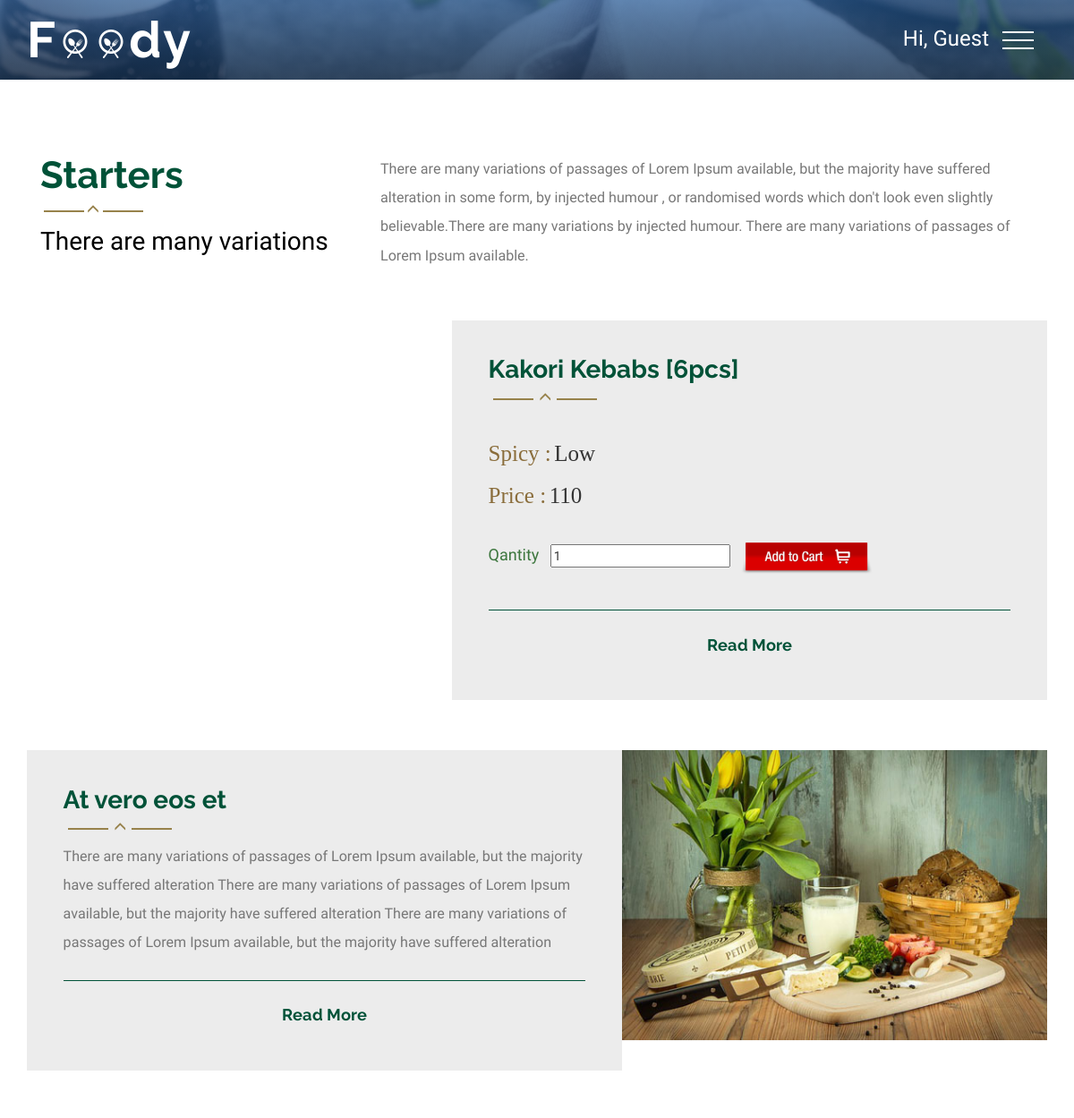
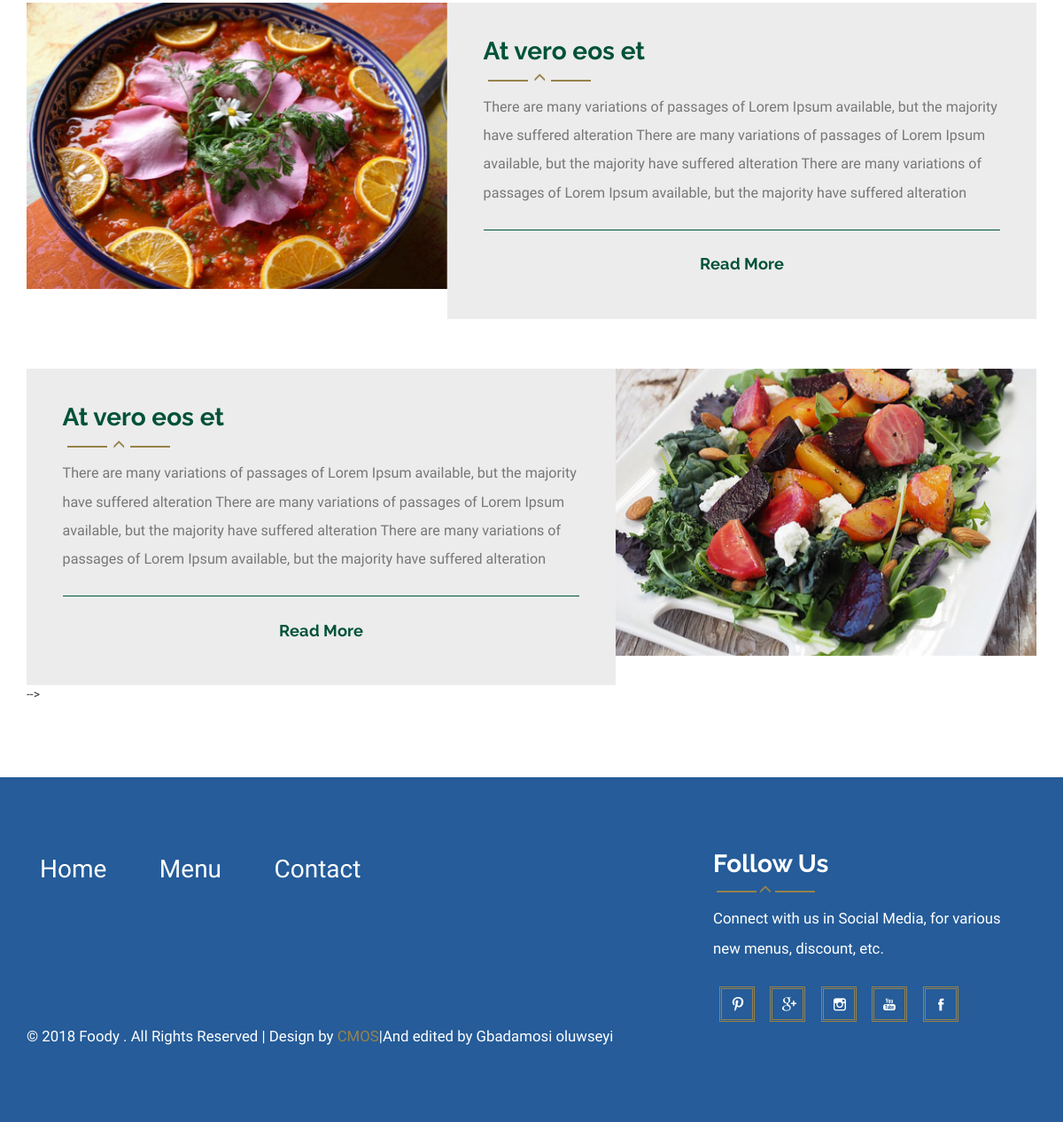
The app's page /event.php?id=1 with its own data (2 pictures, top to bottom).
### tables this page shows
CREATE TABLE `items_table` (
  `items_id` int(11) NOT NULL,
  `name` varchar(155) NOT NULL,
  `spicy` varchar(155) NOT NULL,
  `timestamp` datetime NOT NULL DEFAULT CURRENT_TIMESTAMP,
  `price` varchar(10) NOT NULL,
  `fpath` varchar(255) NOT NULL,
  `type_id` int(11) NOT NULL
);

CREATE TABLE `type_table` (
  `type_id` int(11) NOT NULL,
  `type_name` varchar(155) NOT NULL,
  `timestamp` datetime NOT NULL DEFAULT CURRENT_TIMESTAMP,
  `category` varchar(155) NOT NULL
);

### event.php (the view, shortened to what this page needs)
<!DOCTYPE html>
<html>
<head>
<link href="css/bootstrap.css" rel="stylesheet" type="text/css" media="all" />
<link href="css/style.css" rel="stylesheet" type="text/css" media="all" />
<link href="css/styles.css" rel="stylesheet">
	<link rel="stylesheet" type="text/css" href="css/component.css" />
<link href="css/animate.min.css" rel="stylesheet">
</head>
<body>
<body>
<div class="header head">
	<div class="container">
		<div class="logo animated wow pulse" data-wow-duration="1000ms" data-wow-delay="500ms">
			<h1><a href="index-2.html"><span>F</span><img src="images/oo.png" alt=""><img src="images/oo.png" alt="">dy</a></h1>
		</div>
		<?php require('header_menu.php');?>
		<div class="clearfix"></div>
	</div>
</div>
<div class="content">
	<div class="events">
		<div class="container">
			<?php
			$i = 1;
			$items_id=$_GET['id'];
			$rec = mysqli_query($con,"SELECT i.*, t.* FROM items_table i INNER JOIN type_table t ON i.type_id=t.type_id WHERE i.items_id='$items_id'") or die(mysqli_error($con));
			$src=mysqli_fetch_assoc($rec);
			?>
			<div class="events-top">
				<div class="col-md-4 events-left animated wow fadeInLeft" data-wow-duration="1000ms" data-wow-delay="500ms">
					<h3><?php echo $src['category']?></h3>
					<label><i class="glyphicon glyphicon-menu-up"></i></label>
					<span>There are many variations</span>
				</div>
				<div class="col-md-8 events-right animated wow fadeInRight" data-wow-duration="1000ms" data-wow-delay="500ms">
					<p>There are many variations of passages of Lorem Ipsum available, but the majority have suffered alteration in some form, by injected humour , or randomised words which don't look even slightly believable.There are many variations by injected humour. There are many variations of passages of Lorem Ipsum available.</p>
				</div>
				<div class="clearfix"> </div>
			</div>
			<div class="events-bottom">
				<div class="col-md-5 events-bottom1 animated wow fadeInRight" data-wow-duration="1000ms" data-wow-delay="500ms">
				</div>
				<div class="events-bottom2 animated wow fadeInLeft col-md-7" data-wow-duration="1000ms" data-wow-delay="500ms">
				<form name="frm" method="post">
					<h3><?php echo $src['name']?></h3>
					<label><i class="glyphicon glyphicon-menu-up"></i></label>
					<p>
					<br>
					<span><h4 class="text-warning" style="display: inline; font-size: 25px; font-family: Baskerville, 'Palatino Linotype', Palatino, 'Century Schoolbook L', 'Times New Roman', 'serif'">Spicy :</h4> <h4 style="display: inline; font-size: 25px; font-family: Baskerville, 'Palatino Linotype', Palatino, 'Century Schoolbook L', 'Times New Roman', 'serif'"><?php echo $src['spicy']?></h4></span>
					<br><br>
					<span><h4 class="text-warning" style="display: inline; font-size: 25px; font-family: Baskerville, 'Palatino Linotype', Palatino, 'Century Schoolbook L', 'Times New Roman', 'serif'">Price :</h4> <h4 style="display: inline; font-size: 25px; font-family: Baskerville, 'Palatino Linotype', Palatino, 'Century Schoolbook L', 'Times New Roman', 'serif'"><?php echo $src['price']?></h4></span>
					<br><br>
					<span style="color: #FFFFFF"><b class="text-success h4">Qantity&nbsp;&nbsp;</b></span> <input type="text" name="qty<?php echo $i ?>" id="qty" value="1">
					<a href="javascript:void(0)"
					onClick='add_to_cart("<?php echo $i ?>")'>
					<img src="images/add_to_cart2.png" style="width: 150px;" id="addToCart"></a>
					</p>
				</form>
					<div class="read-more">
						<a class="link link-yaku" href="single.html">
							<span>R</span><span>e</span><span>a</span><span>d</span> <span>M</span><span>o</span><span>r</span><span>e</span>
						</a>
					</div>
				</div>
			</div>
			<div class="events-bottom">
				<div class="col-md-7 events-bottom2 animated wow fadeInUp" data-wow-duration="1000ms" data-wow-delay="500ms">
					<h3>At vero eos et</h3>
					<label><i class="glyphicon glyphicon-menu-up"></i></label>
					<p>There are many variations of passages of Lorem Ipsum available, but the majority have suffered alteration There are many variations of passages of Lorem Ipsum available, but the majority have suffered alteration
						There are many variations of passages of Lorem Ipsum available, but the majority have suffered alteration
					</p>
					<div class="read-more">
						<a class="link link-yaku" href="single.html">
							<span>R</span><span>e</span><span>a</span><span>d</span> <span>M</span><span>o</span><span>r</span><span>e</span>
						</a>
					</div>
				</div>
				<div class="col-md-5 events-bottom1 animated wow fadeInDown" data-wow-duration="1000ms" data-wow-delay="500ms">
					<a href="single.html"><img src="images/ev1.jpg" alt="" class="img-responsive"></a>
				</div>
			</div>
			<div class="events-bottom">
				<div class="col-md-5 events-bottom1 animated wow fadeInLeft" data-wow-duration="1000ms" data-wow-delay="500ms">
					<a href="single.html"><img src="images/ev2.jpg" alt="" class="img-responsive"></a>
				</div>
				<div class="col-md-7 events-bottom2 animated wow fadeInRight" data-wow-duration="1000ms" data-wow-delay="500ms">
					<h3>At vero eos et</h3>
					<label><i class="glyphicon glyphicon-menu-up"></i></label>
					<p>There are many variations of passages of Lorem Ipsum available, but the majority have suffered alteration There are many variations of passages of Lorem Ipsum available, but the majority have suffered alteration
						There are many variations of passages of Lorem Ipsum available, but the majority have suffered alteration
					</p>
					<div class="read-more">
						<a class="link link-yaku" href="single.html">
							<span>R</span><span>e</span><span>a</span><span>d</span> <span>M</span><span>o</span><span>r</span><span>e</span>
						</a>
					</div>
				</div>
			</div>
			<div class="events-bottom">
				<div class="col-md-7 events-bottom2 animated wow fadeInDown" data-wow-duration="1000ms" data-wow-delay="500ms">
					<h3>At vero eos et</h3>
					<label><i class="glyphicon glyphicon-menu-up"></i></label>
					<p>There are many variations of passages of Lorem Ipsum available, but the majority have suffered alteration There are many variations of passages of Lorem Ipsum available, but the majority have suffered alteration
						There are many variations of passages of Lorem Ipsum available, but the majority have suffered alteration
					</p>
					<div class="read-more">
						<a class="link link-yaku" href="single.html">
							<span>R</span><span>e</span><span>a</span><span>d</span> <span>M</span><span>o</span><span>r</span><span>e</span>
						</a>
					</div>
				</div>
				<div class="col-md-5 events-bottom1 animated wow fadeInUp" data-wow-duration="1000ms" data-wow-delay="500ms">
					<a href="single.html"><img src="images/ev3.jpg" alt="" class="img-responsive"></a>
				</div>
			</div>
-->
				</div>
			</div>
		</div>
<?php require('footer.php');?>
</body>
</html>

### header_menu.php (shortened to what this page needs)
<?php
if(!empty($_SESSION['user_info'])){ ?>
	<div class="nav-icon">
	<h3 style="color: #FFFFFF; float: left; margin-top: -5px; margin-right: 15px;">Hi, <?php echo $_SESSION['user_info']['c_name'] ?></h3>
	<a href="#" class="navicon"></a>
		<div class="toggle">
			<ul class="toggle-menu">
				<li><a  href="index.php">Home</a></li>
				<li><a  href="menu.php">Menu</a></li>
				<li><a  href="checkout.php">Cart Item</a></li>
				<li><a  href="view_order.php">View Order</a></li>
				<li><a  href="log_out.php">Logout</a></li>
			</ul>
		</div>
	<script>
	$('.navicon').on('click', function (e) {
	  e.preventDefault();
	  $(this).toggleClass('navicon--active');
	  $('.toggle').toggleClass('toggle--active');
	});
	</script>
</div>
<?php
}else{?>
	<div class="nav-icon">
	<h3 style="color: #FFFFFF; float: left; margin-top: -5px; margin-right: 15px;">Hi, Guest</h3>
	<a href="#" class="navicon"></a>
</div>
<?php
}
?>

### footer.php
<div class="footer">
		<div class="container">
			<div class="footer-head">
				<div class="col-md-8 footer-top animated wow fadeInRight" data-wow-duration="1000ms" data-wow-delay="500ms">
					<ul class=" in">
						<li><a href="index.php">Home</a></li>
						<li><a  href="menu.php">Menu</a></li>
						<li><a  href="contact.php">Contact</a></li>
					</ul>
				</div>
				<div class="col-md-4 footer-bottom  animated wow fadeInLeft" data-wow-duration="1000ms" data-wow-delay="500ms">
					<h2>Follow Us</h2>
					<label><i class="glyphicon glyphicon-menu-up"></i></label>
					<p>Connect with us in Social Media, for various new menus, discount, etc.</p>
					<ul class="social-ic">
						<li><a href="https://in.pinterest.com/" target="_blank"><i></i></a></li>
						<li><a href="https://plus.google.com/discover" target="_blank"><i class="ic"></i></a></li>
						<li><a href="https://www.instagram.com/?hl=en" target="_blank"><i class="ic1"></i></a></li>
						<li><a href="https://www.youtube.com/" target="_blank"><i class="ic2"></i></a></li>
						<li><a href="https://www.facebook.com/" target="_blank"><i class="ic3"></i></a></li>
					</ul>
				</div>
			<div class="clearfix"> </div>
			</div>
			<p class="footer-class animated wow bounce" data-wow-duration="1000ms" data-wow-delay="500ms">&copy; 2018 Foody . All Rights Reserved | Design by  <a href="" target="_blank">CMOS</a>|And edited by Gbadamosi oluwseyi </p>
		</div>
	</div>

### css/styles.css (style rules this page uses)
body { background:#fff; font-family: 'Open Sans Condensed', sans-serif; }
.navicon { background: transparent; position: relative; height: 30px; display: inline-block; z-index: 99; -webkit-transition: linear 0.5s all; transition: linear 0.5s all; width:50px; }
.navicon:before, .navicon:after { background: #fff; -webkit-backface-visibility: hidden; backface-visibility: hidden; content: ""; height: 2px; left: 0; -webkit-transition: 0.8s ease; transition: 0.8s ease; width: 35px; }
.navicon:before { box-shadow: #fff 0 9px 0 0; position: absolute; top: 0; }
.navicon:after { position: absolute; top: 18px; }

### records on screen
items_table: type.category "Starters", name "Kakori Kebabs [6pcs]", spicy "Low", price "110"
